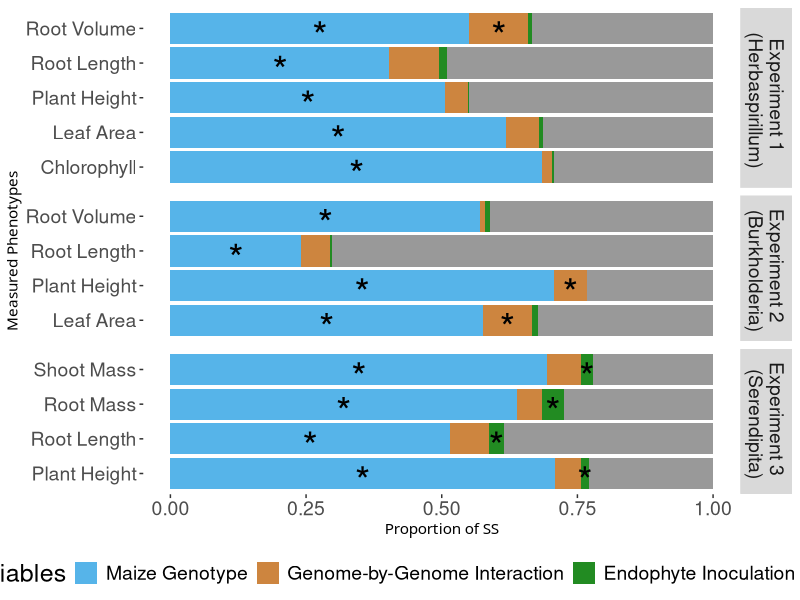

Reproduce this figure in R.
# This script will combine the analysis and create final figures for my final combined data. 

getwd()                      # PLEASE CHANGE WD
setwd("/home/coreyschultz/1.Projects/2.Maize.Endophyte.Project/Final_Data_and_Figs")
getwd()
library(tidyr)
library(tidyverse)
library(broom)
library(ggplot2)
library(car)
library(data.table)
library(ggpubr)

Herb_data = read.csv("Final_Herb_Data.csv", sep =",")
Burk_data = read.csv("Final_Burk_Data.csv", sep =",")
Serendip_data = read.csv("Final_Sbecsii_Data.csv", sep =",")

names(Herb_data) <- c("Genotype", "Condition", "Rep", "Endophyte","Chlorophyll1","Chlorophyll2","Chlorophyll3",
                      "PlantHeight","LeafArea","RootLength","RootVolume","Group_or_Date")
names(Burk_data) <- c("Genotype", "Condition", "Rep", "Endophyte",
                      "PlantHeight","LeafArea","RootLength","RootVolume")
names(Serendip_data) <- c("Genotype", "Condition", "Rep", "Endophyte",
                          "PlantHeight","RootLength","RootMass","ShootMass")

Serendip_data$Condition <- gsub('C', 'Control', Serendip_data$Condition)
Serendip_data$Condition <- gsub('I', 'Inoculated', Serendip_data$Condition)
Herb_data$Condition <- gsub('C', 'Control', Herb_data$Condition)
Herb_data$Condition <- gsub('I', 'Inoculated', Herb_data$Condition)
Burk_data$Condition <- gsub('C', 'Control', Burk_data$Condition)
Burk_data$Condition <- gsub('I', 'Inoculated', Burk_data$Condition)


# number of variables in our model + residuals
n = 4

# Serendipita #Drop rep
SereResultsT1 <- data.frame()
SereResultsT1 <- data.frame(PlantHeight=numeric(n),RootLength=numeric(n),RootMass=numeric(n),ShootMass=numeric(n))
rownames(SereResultsT1) <- c("Genotype","Inoculation","Genotype:Inoculation", "Residuals")

myvars <- names(Serendip_data[5:8]) # create a list of traits
Signif_list <- list()

for( m in myvars){
  print(m)
  print(as.name(m))
  linmod <- lm(Serendip_data[[m]] ~ Genotype + Condition + Genotype:Condition, data = Serendip_data)
  HPH1 <- anova(linmod)
  print(HPH1)
  SereResultsT1[[m]] <- c(HPH1[1,2],HPH1[2,2],HPH1[3,2],HPH1[4,2])
  itlist = HPH1[,5]
  Signif_list <- append(Signif_list, itlist)
}

#Get rid of the NAs from residuals
Signif_list[is.na(Signif_list)] = 1
Signif_list

# Convert these p values to *
for( s in 1:length(Signif_list)){
  #print(s)
  if (Signif_list[s] < .05){
    Signif_list[s] <- '*'
    #print("True")
  } else {
    Signif_list[s] <- " "
    #print("False")
  }
}
Signif_list

# Now Normalize all the columns
ST1 <- SereResultsT1

ST1[] <- lapply(ST1[], function(x) x/sum(x))
setDT(ST1, keep.rownames = TRUE)[]

SereT1_long <- ST1 %>%
  gather(ST1, value,PlantHeight:ShootMass)

SereT1_long$Signif <- Signif_list


# Herbaspirillum

# Average Chlorophyll together
Herb_data$Chlorophyll <- rowMeans(Herb_data[ , c("Chlorophyll1","Chlorophyll2","Chlorophyll3")], na.rm=TRUE)

HerbResultsT1 <- data.frame(Chlorophyll=numeric(n),PlantHeight=numeric(n),LeafArea=numeric(n),RootLength=numeric(n),RootVolume=numeric(n))
rownames(HerbResultsT1) <- c("Genotype","Inoculation","Genotype:Inoculation", "Residuals")

herb_cols <- c(13, 8:11)
myvars <- names(Herb_data[,herb_cols]) # create a list of traits
Signif_list <- list()

for( m in myvars){
  print(m)
  print(as.name(m))
  linmod <- lm(Herb_data[[m]] ~ Genotype + Condition + Genotype:Condition, data = Herb_data)
  HPH1 <- anova(linmod)
  print(HPH1)
  HerbResultsT1[[m]] <- c(HPH1[1,2],HPH1[2,2],HPH1[3,2],HPH1[4,2])
  itlist = HPH1[,5]
  Signif_list <- append(Signif_list, itlist)
}

#Get rid of the NAs from residuals
Signif_list[is.na(Signif_list)] = 1
Signif_list

# Convert these p values to *
for( s in 1:length(Signif_list)){
  #print(s)
  if (Signif_list[s] < .05){
    Signif_list[s] <- '*'
    #print("True")
  } else {
    Signif_list[s] <- " "
    #print("False")
  }
}
Signif_list

# Now Normalize all the columns
HerbT1 <- HerbResultsT1

HerbT1[] <- lapply(HerbT1[], function(x) x/sum(x))
setDT(HerbT1, keep.rownames = TRUE)[]

HerbT1_long <- HerbT1 %>%
  gather(HerbT1, value,Chlorophyll:RootVolume)

HerbT1_long$Signif <- Signif_list


# Burkholderia
Burk_data$RootLength <- as.numeric(Burk_data$RootLength)
Burk_data$RootVolume <- as.numeric(Burk_data$RootVolume)

burkResultsT1 <- data.frame(PlantHeight=numeric(n),LeafArea=numeric(n),RootLength=numeric(n),RootVolume=numeric(n))
rownames(burkResultsT1) <- c("Genotype","Inoculation","Genotype:Inoculation", "Residuals")

myvars <- names(Burk_data[5:8]) # create a list of traits
Signif_list <- list()

for( m in myvars){
  print(m)
  print(as.name(m))
  linmod <- lm(Burk_data[[m]] ~ Genotype + Condition + Genotype:Condition, data = Burk_data)
  HPH1 <- anova(linmod)
  print(HPH1)
  burkResultsT1[[m]] <- c(HPH1[1,2],HPH1[2,2],HPH1[3,2],HPH1[4,2])
  itlist = HPH1[,5]
  Signif_list <- append(Signif_list, itlist)
}

#Get rid of the NAs from residuals
Signif_list[is.na(Signif_list)] = 1
Signif_list

# Convert these p values to *
for( s in 1:length(Signif_list)){
  #print(s)
  if (Signif_list[s] < .05){
    Signif_list[s] <- '*'
    #print("True")
  } else {
    Signif_list[s] <- " "
    #print("False")
  }
}
Signif_list

# Now Normalize all the columns
BurkT1 <- burkResultsT1

BurkT1[] <- lapply(BurkT1[], function(x) x/sum(x))
setDT(BurkT1, keep.rownames = TRUE)[]

BurkT1_long <- BurkT1 %>%
  gather(BurkT1, value,PlantHeight:RootVolume)

BurkT1_long$Signif <- Signif_list


# Endophytes included in Name: don't like that but without empty faceting
SereT1_long["Endophyte"] <- "Experiment 3 \n (Serendipita)"
HerbT1_long["Endophyte"] <- "Experiment 1 \n (Herbaspirillum)"
BurkT1_long["Endophyte"] <- "Experiment 2 \n (Burkholderia)"


names(SereT1_long)[names(SereT1_long) == "ST1"] <- "Phenotype"
names(HerbT1_long)[names(HerbT1_long) == "HerbT1"] <- "Phenotype"
names(BurkT1_long)[names(BurkT1_long) == "BurkT1"] <- "Phenotype"

SandHandB <- rbind(HerbT1_long,BurkT1_long,SereT1_long)

cbPalette <- c("#999999", "forestgreen", "tan3", "#56B4E9", "#F0E442", "#0072B2", "#D55E00", "#CC79A7")

# Add spaces to phenotypes

SandHandB$Phenotype[SandHandB$Phenotype == "PlantHeight"] <- "Plant Height"
SandHandB$Phenotype[SandHandB$Phenotype == "LeafArea"] <- "Leaf Area"
SandHandB$Phenotype[SandHandB$Phenotype == "RootLength"] <- "Root Length"
SandHandB$Phenotype[SandHandB$Phenotype == "RootVolume"] <- "Root Volume"
SandHandB$Phenotype[SandHandB$Phenotype == "ShootMass"] <- "Shoot Mass"
SandHandB$Phenotype[SandHandB$Phenotype == "RootMass"] <- "Root Mass"

# Change names in legends to fit the manuscript text
SandHandB$rn[SandHandB$rn == "Genotype"] <- "Maize Genotype"
SandHandB$rn[SandHandB$rn == "Inoculation"] <- "Endophyte Inoculation"
SandHandB$rn[SandHandB$rn == "Genotype:Inoculation"] <- "Genome-by-Genome Interaction"

# reorder legend 
SandHandB$rn <- factor(SandHandB$rn, levels = c("Maize Genotype","Genome-by-Genome Interaction","Endophyte Inoculation","Residuals"))

# why do I need to use another vjust? cus its turned sideways? that is stupid
ggplot(SandHandB, aes(x = Phenotype, y = value, fill = forcats::fct_rev(rn), label = Signif)) + 
  geom_col(position=position_stack()) + theme(axis.text.x = element_text( size = 14)) + 
  theme(axis.text.y = element_text(size = 14)) + 
  labs(fill = "Variables") + geom_text(aes(label = Signif), size = 10, position = position_stack(vjust = 0.5), 
                                       vjust = .75)+ 
  xlab("Measured Phenotypes") + coord_flip() +
  ylab("Proportion of SS") + scale_fill_manual(values=cbPalette) +
  theme(panel.background = element_rect(fill = "white",
                                        colour = "white"), 
        panel.grid.major = element_line(size = 0.5, linetype = 'solid',
                                        colour = "white"), 
        panel.grid.minor = element_line(size = 0.25, linetype = 'solid',
                                        colour = "white")) + 
  facet_grid(rows = vars(Endophyte), drop = TRUE, space = "free", scales = "free", switch = NULL) + 
  theme(legend.position = "right") + theme(axis.line = element_line(colour = "white"), 
                                           panel.border = element_blank()) + 
  theme(legend.title = element_text(size=18)) + theme(legend.text = element_text(size=14)) + 
  theme(strip.text.y = element_text(size = 14)) + theme(plot.title = element_text(size=20)) +
  theme(axis.title.x = element_text(30)) + theme(axis.title.y = element_text(20)) + 
  guides(fill = guide_legend(reverse = TRUE)) + theme(legend.position = "bottom")


# Need to change Genotype: Inoculation name - just changed column names above
SandHandB <- as.data.frame(lapply(SandHandB, function(x) {
  gsub("Genotype:Inoculation", "GenxInoc", x)
}))

# Calculate total variance due to genotype 
SandHandB

# Need to change Genotype: Inoculation name - just changed column names above
SandHandB <- as.data.frame(lapply(SandHandB, function(x) {
   gsub("Genotype:Inoculation", "GenxInoc", x)
 }))

count = 0.0
sum = 0.0

for (row in 1:nrow(SandHandB)){
  if(grepl("GenxInoc", SandHandB[row, 1])){
    count = count + 1
    sum = sum + as.numeric(as.character(SandHandB[row,3]))
    #print(SandHandB[row,3])
  }}

interaction_avg = (sum/count) 
print(interaction_avg)

count = 0.0
sum = 0.0

for (row in 1:nrow(SandHandB)){
  if(grepl("Genotype", SandHandB[row, 1])){
    count = count + 1
    sum = sum + as.numeric(as.character(SandHandB[row,3]))
    #print(SandHandB[row,3])
  }}

Genotype_avg = (sum/count) 
print(Genotype_avg)

print("Interaction over Genotype")
print(interaction_avg / Genotype_avg)

